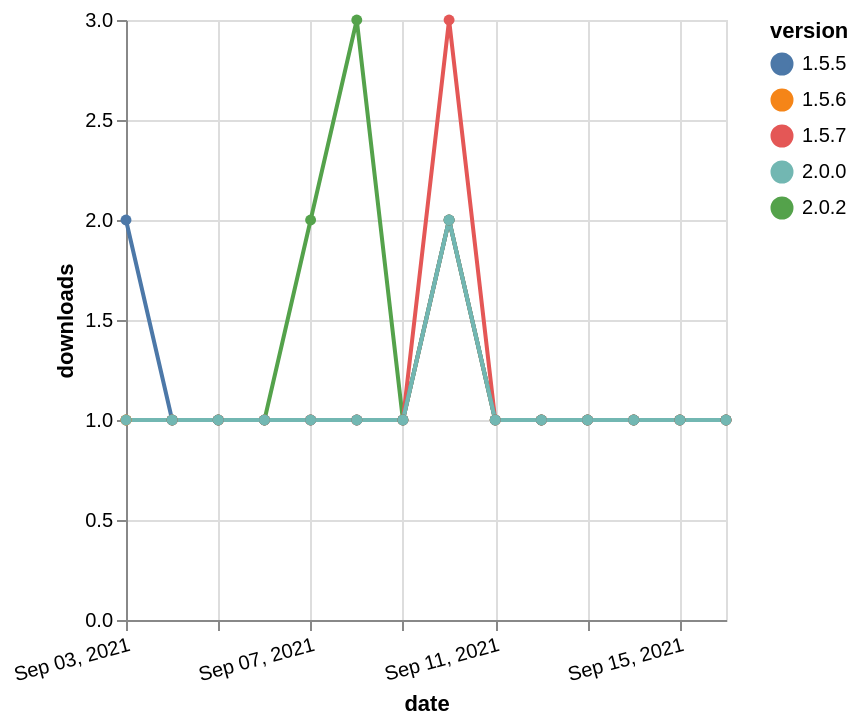

Describe this chart as a Vega-Lite specification.
### Vega-Lite specification from a JSON file in a GitHub repository (floating-point values rounded to 4 significant figures)
{"$schema": "https://vega.github.io/schema/vega-lite/v5.json", "description": "A simple bar chart with embedded data.", "data": {"values": [{"date": "2021-09-03", "total": 136, "delta": 1, "version": "2.0.2"}, {"date": "2021-09-04", "total": 137, "delta": 1, "version": "2.0.2"}, {"date": "2021-09-05", "total": 138, "delta": 1, "version": "2.0.2"}, {"date": "2021-09-06", "total": 139, "delta": 1, "version": "2.0.2"}, {"date": "2021-09-07", "total": 141, "delta": 2, "version": "2.0.2"}, {"date": "2021-09-08", "total": 144, "delta": 3, "version": "2.0.2"}, {"date": "2021-09-09", "total": 145, "delta": 1, "version": "2.0.2"}, {"date": "2021-09-10", "total": 147, "delta": 2, "version": "2.0.2"}, {"date": "2021-09-11", "total": 148, "delta": 1, "version": "2.0.2"}, {"date": "2021-09-12", "total": 149, "delta": 1, "version": "2.0.2"}, {"date": "2021-09-13", "total": 150, "delta": 1, "version": "2.0.2"}, {"date": "2021-09-14", "total": 151, "delta": 1, "version": "2.0.2"}, {"date": "2021-09-15", "total": 152, "delta": 1, "version": "2.0.2"}, {"date": "2021-09-16", "total": 153, "delta": 1, "version": "2.0.2"}, {"date": "2021-09-03", "total": 199, "delta": 1, "version": "1.5.7"}, {"date": "2021-09-04", "total": 200, "delta": 1, "version": "1.5.7"}, {"date": "2021-09-05", "total": 201, "delta": 1, "version": "1.5.7"}, {"date": "2021-09-06", "total": 202, "delta": 1, "version": "1.5.7"}, {"date": "2021-09-07", "total": 203, "delta": 1, "version": "1.5.7"}, {"date": "2021-09-08", "total": 204, "delta": 1, "version": "1.5.7"}, {"date": "2021-09-09", "total": 205, "delta": 1, "version": "1.5.7"}, {"date": "2021-09-10", "total": 208, "delta": 3, "version": "1.5.7"}, {"date": "2021-09-11", "total": 209, "delta": 1, "version": "1.5.7"}, {"date": "2021-09-12", "total": 210, "delta": 1, "version": "1.5.7"}, {"date": "2021-09-13", "total": 211, "delta": 1, "version": "1.5.7"}, {"date": "2021-09-14", "total": 212, "delta": 1, "version": "1.5.7"}, {"date": "2021-09-15", "total": 213, "delta": 1, "version": "1.5.7"}, {"date": "2021-09-16", "total": 214, "delta": 1, "version": "1.5.7"}, {"date": "2021-09-03", "total": 154, "delta": 1, "version": "1.5.6"}, {"date": "2021-09-04", "total": 155, "delta": 1, "version": "1.5.6"}, {"date": "2021-09-05", "total": 156, "delta": 1, "version": "1.5.6"}, {"date": "2021-09-06", "total": 157, "delta": 1, "version": "1.5.6"}, {"date": "2021-09-07", "total": 158, "delta": 1, "version": "1.5.6"}, {"date": "2021-09-08", "total": 159, "delta": 1, "version": "1.5.6"}, {"date": "2021-09-09", "total": 160, "delta": 1, "version": "1.5.6"}, {"date": "2021-09-10", "total": 162, "delta": 2, "version": "1.5.6"}, {"date": "2021-09-11", "total": 163, "delta": 1, "version": "1.5.6"}, {"date": "2021-09-12", "total": 164, "delta": 1, "version": "1.5.6"}, {"date": "2021-09-13", "total": 165, "delta": 1, "version": "1.5.6"}, {"date": "2021-09-14", "total": 166, "delta": 1, "version": "1.5.6"}, {"date": "2021-09-15", "total": 167, "delta": 1, "version": "1.5.6"}, {"date": "2021-09-16", "total": 168, "delta": 1, "version": "1.5.6"}, {"date": "2021-09-03", "total": 164, "delta": 2, "version": "1.5.5"}, {"date": "2021-09-04", "total": 165, "delta": 1, "version": "1.5.5"}, {"date": "2021-09-05", "total": 166, "delta": 1, "version": "1.5.5"}, {"date": "2021-09-06", "total": 167, "delta": 1, "version": "1.5.5"}, {"date": "2021-09-07", "total": 168, "delta": 1, "version": "1.5.5"}, {"date": "2021-09-08", "total": 169, "delta": 1, "version": "1.5.5"}, {"date": "2021-09-09", "total": 170, "delta": 1, "version": "1.5.5"}, {"date": "2021-09-10", "total": 172, "delta": 2, "version": "1.5.5"}, {"date": "2021-09-11", "total": 173, "delta": 1, "version": "1.5.5"}, {"date": "2021-09-12", "total": 174, "delta": 1, "version": "1.5.5"}, {"date": "2021-09-13", "total": 175, "delta": 1, "version": "1.5.5"}, {"date": "2021-09-14", "total": 176, "delta": 1, "version": "1.5.5"}, {"date": "2021-09-15", "total": 177, "delta": 1, "version": "1.5.5"}, {"date": "2021-09-16", "total": 178, "delta": 1, "version": "1.5.5"}, {"date": "2021-09-03", "total": 137, "delta": 1, "version": "2.0.0"}, {"date": "2021-09-04", "total": 138, "delta": 1, "version": "2.0.0"}, {"date": "2021-09-05", "total": 139, "delta": 1, "version": "2.0.0"}, {"date": "2021-09-06", "total": 140, "delta": 1, "version": "2.0.0"}, {"date": "2021-09-07", "total": 141, "delta": 1, "version": "2.0.0"}, {"date": "2021-09-08", "total": 142, "delta": 1, "version": "2.0.0"}, {"date": "2021-09-09", "total": 143, "delta": 1, "version": "2.0.0"}, {"date": "2021-09-10", "total": 145, "delta": 2, "version": "2.0.0"}, {"date": "2021-09-11", "total": 146, "delta": 1, "version": "2.0.0"}, {"date": "2021-09-12", "total": 147, "delta": 1, "version": "2.0.0"}, {"date": "2021-09-13", "total": 148, "delta": 1, "version": "2.0.0"}, {"date": "2021-09-14", "total": 149, "delta": 1, "version": "2.0.0"}, {"date": "2021-09-15", "total": 150, "delta": 1, "version": "2.0.0"}, {"date": "2021-09-16", "total": 151, "delta": 1, "version": "2.0.0"}]}, "width": "container", "mark": {"type": "line", "point": {"filled": true}}, "encoding": {"x": {"field": "date", "type": "temporal", "timeUnit": "yearmonthdate", "title": "date", "axis": {"labelAngle": -15}}, "y": {"field": "delta", "type": "quantitative", "title": "downloads"}, "color": {"field": "version", "type": "nominal"}, "tooltip": {"field": "delta"}}}
